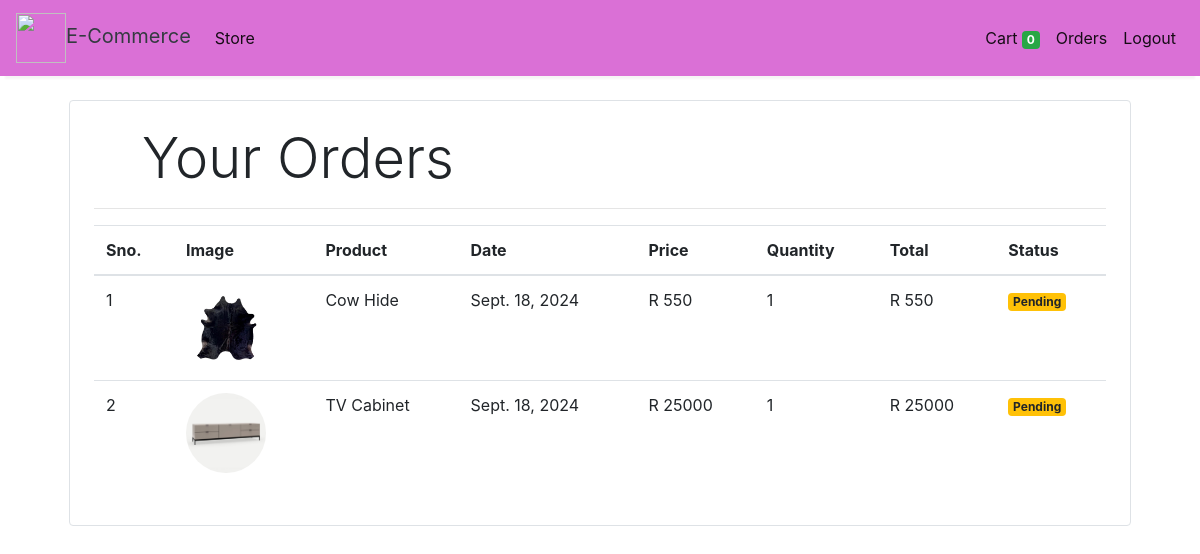
Page /orders (signed in) on the committed database.
### store/models/orders.py (models this page shows, shortened)
class Order(models.Model):
    product = models.ForeignKey(Products,
                                on_delete=models.CASCADE)
    customer = models.ForeignKey(Customer,
                                 on_delete=models.CASCADE)
    quantity = models.IntegerField(default=1)
    price = models.IntegerField()
    address = models.CharField (max_length=50, default='', blank=True)
    phone = models.CharField (max_length=50, default='', blank=True)
    date = models.DateField (default=datetime.datetime.today)
    status = models.BooleanField (default=False)
    @staticmethod
    def get_orders_by_customer(customer_id):
        return Order.objects.filter(customer=customer_id).order_by('-date')

### store/models/product.py (models this page shows, shortened)
class Products(models.Model):
    name = models.CharField(max_length=60)
    price= models.IntegerField(default=0)
    category= models.ForeignKey(Category,on_delete=models.CASCADE,default=1 )
    description= models.CharField(max_length=250, default='', blank=True, null= True)
    image= models.ImageField(upload_to='uploads/products/')

### store/middlewares/auth.py (the view)
    def middleware(request):
        print(request.session.get('customer'))
        returnUrl = request.META['PATH_INFO']
        print(request.META['PATH_INFO'])
        if not request.session.get('customer'):
           return redirect(f'login?return_url={returnUrl}')
        response = get_response(request)
        return response

### store/templatetags/custom_filter.py (called while the page is built)
@register.filter(name='currency')
def currency(number):
    return "R "+str(number)

@register.filter(name='multiply')
def multiply(number , number1):
    return number * number1

### store/views/orders.py (called while the page is built)
    def get(self , request ):
        customer = request.session.get('customer')
        orders = Order.get_orders_by_customer(customer)
        print(orders)
        return render(request , 'orders.html'  , {'orders' : orders})

### store/templates/orders.html
{% extends 'base.html' %}
{% block content %}
{% load cart %}
{% load custom_filter %}
<div class="container">
   <div class="border rounded p-4 m-4">
        <p class="display-4 pl-4 ml-4">Your Orders</p>
        <hr>
        <table class="table">
            <thead>
                <tr>
                    <th>Sno.</th>
                    <th>Image</th>
                    <th>Product</th>
                    <th>Date</th>
                    <th>Price</th>
                    <th>Quantity</th>
                    <th>Total</th>
                    <th>Status</th>
                </tr>
            </thead>
            <tbody>
                {% for order in orders %}
                <tr>
                    <td>{{forloop.counter}}</td>
                    <td><img style="height: 80px;" class="rounded-circle" src="{{order.product.image.url}}" alt=""></td>
                    <td>{{order.product.name}}</td>
                    <td>{{order.date}}</td>
                    <td>{{order.price|currency}}</td>
                    <td>{{order.quantity}}</td>
                    <td>{{order.quantity|multiply:order.price|currency}}</td>
                    {% if order.status %}
                    <td><small class="badge badge-success">Completed</small></td>
                    {%else%}
                    <td><small class="badge badge-warning">Pending</small></td>
                    {% endif %}
                </tr>
                {% endfor %}
            </tbody>
        </table>
   </div>
</div>
{% endblock %}

### rows in the picture
Order: product.image (picture), product.name "Cow Hide", date "Sept. 18, 2024", price "R 550", quantity "1", quantity|multiply "R 550", status "Pending"
Order: product.image (picture), product.name "TV Cabinet", date "Sept. 18, 2024", price "R 25000", quantity "1", quantity|multiply "R 25000", status "Pending"

### other values in the picture
{{ request.session.cart.keys|length }} "0"
